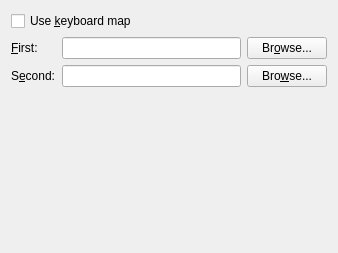
<ui version="4.0" >
 <author></author>
 <comment></comment>
 <exportmacro></exportmacro>
 <class>QPrefKeyboardUi</class>
 <widget class="QWidget" name="QPrefKeyboardUi" >
  <property name="geometry" >
   <rect>
    <x>0</x>
    <y>0</y>
    <width>338</width>
    <height>253</height>
   </rect>
  </property>
  <property name="windowTitle" >
   <string/>
  </property>
  <layout class="QGridLayout" >
   <property name="margin" >
    <number>11</number>
   </property>
   <property name="spacing" >
    <number>6</number>
   </property>
   <item row="3" column="1" >
    <spacer>
     <property name="orientation" >
      <enum>Qt::Vertical</enum>
     </property>
     <property name="sizeType" >
      <enum>QSizePolicy::Expanding</enum>
     </property>
     <property name="sizeHint" >
      <size>
       <width>20</width>
       <height>20</height>
      </size>
     </property>
    </spacer>
   </item>
   <item row="1" column="1" >
    <widget class="QLineEdit" name="firstKeymapED" />
   </item>
   <item row="2" column="1" >
    <widget class="QLineEdit" name="secondKeymapED" />
   </item>
   <item row="2" column="2" >
    <widget class="QPushButton" name="secondKeymapPB" >
     <property name="text" >
      <string>Bro&amp;wse...</string>
     </property>
     <property name="autoDefault" >
      <bool>false</bool>
     </property>
    </widget>
   </item>
   <item row="2" column="0" >
    <widget class="QLabel" name="secondKeymapLA" >
     <property name="text" >
      <string>S&amp;econd:</string>
     </property>
     <property name="buddy" >
      <cstring>secondKeymapED</cstring>
     </property>
    </widget>
   </item>
   <item row="1" column="0" >
    <widget class="QLabel" name="firstKeymapLA" >
     <property name="text" >
      <string>&amp;First:</string>
     </property>
     <property name="buddy" >
      <cstring>firstKeymapED</cstring>
     </property>
    </widget>
   </item>
   <item row="1" column="2" >
    <widget class="QPushButton" name="firstKeymapPB" >
     <property name="text" >
      <string>Br&amp;owse...</string>
     </property>
     <property name="autoDefault" >
      <bool>false</bool>
     </property>
    </widget>
   </item>
   <item row="0" column="0" colspan="3" >
    <widget class="QCheckBox" name="keymapCB" >
     <property name="text" >
      <string>Use &amp;keyboard map</string>
     </property>
    </widget>
   </item>
  </layout>
 </widget>
 <pixmapfunction>qPixmapFromMimeSource</pixmapfunction>
 <tabstops>
  <tabstop>keymapCB</tabstop>
  <tabstop>firstKeymapED</tabstop>
  <tabstop>firstKeymapPB</tabstop>
  <tabstop>secondKeymapED</tabstop>
  <tabstop>secondKeymapPB</tabstop>
 </tabstops>
 <resources/>
 <connections/>
</ui>
